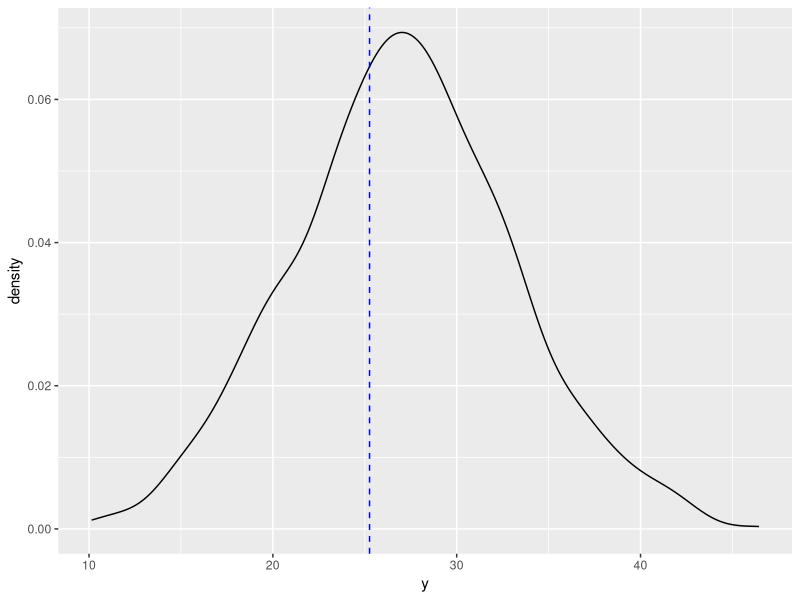

Source code (R): (Note: this script raises an error after producing the figure.)
## ---- chunk 1
knitr::opts_chunk$set(echo = TRUE, eval = FALSE)
## ---- chunk 2
# An addition
5 + 5
## ---- chunk 3
# A subtraction
5 - 5 
## ---- chunk 4
# A multiplication
3 * 5
## ---- chunk 5
# A division
(5 + 5) / 2
## ---- chunk 6
2 ^ 8
## ---- chunk 7
a <- 4
## ---- chunk 8
# Assign the value 42 to x
x <- 42

# Print out the value of the variable x
x
## ---- chunk 9
y <- vector()
y
## ---- chunk 10
# assign your weight to variable my_weight
my_weight <- 73
## ---- chunk 11
# type: my_weight
my_weight
## ---- chunk 12
# create variable my_height with your height in meters
my_height <- 1.7
## ---- chunk 13
my_weight / my_height ^ 2
## ---- chunk 14
my_bmi <- my_weight / my_height ^ 2
my_bmi
## ---- chunk 15
# Mean BMI in Estonia in 40-44 age group is 27.0 for males and 26.5 females. Sd is ~ 6
mean_bmi <- 27
sd_bmi <-  6
# prob. of smaller values
pnorm(my_bmi, mean_bmi, sd_bmi)
# prob. of larger values
pnorm(my_bmi, mean_bmi, sd_bmi, lower.tail = FALSE)
## ---- chunk 16
library(tidyverse)
set.seed(123)
df <- data_frame(y = rnorm(1000, mean_bmi, sd_bmi))
ggplot(data = df) +
  geom_density(mapping = aes(y)) +
  geom_vline(xintercept = my_bmi, linetype = "dashed", color = "blue")
## ---- chunk 17
my_weight <- "forty five"
## ---- chunk 18
my_bmi <- my_weight / (my_height^2)
## ---- chunk 19
TRUE + TRUE
FALSE + TRUE
T + F
## ---- chunk 20
# Change my_numeric to be 42
my_numeric <- 42

# Change my_character to be "universe"
my_character <- "universe"
z <- 'and everything'
v <- '"universe" and everything'

# Change my_logical to be FALSE
my_logical <- FALSE
## ---- chunk 21
pi
## ---- chunk 22
# Declare variables of different types
my_numeric <- 42
my_character <- "universe"
my_logical <- FALSE 

# Check class of my_numeric
class(my_numeric)

# Check class of my_character
class(my_character)

# Check class of my_logical
class(my_logical)
## ---- chunk 23
c(1, "a")
c(T, 1)
c(F, "a")
## ---- chunk 24
v <- 1:10
v
class(v)
## ---- chunk 25
letters
LETTERS
## ---- chunk 26
month.abb
## ---- chunk 27
f <- rnorm(1000)
mean(f)
sd(f)
## ---- chunk 28
fm <- matrix(f, ncol = 4)
## ---- chunk 29
df <- data.frame(months = month.abb, values = rnorm(12))
## ---- chunk 30
df[5, 1]
## ---- chunk 31
mylist <- list(df, fm, f)
